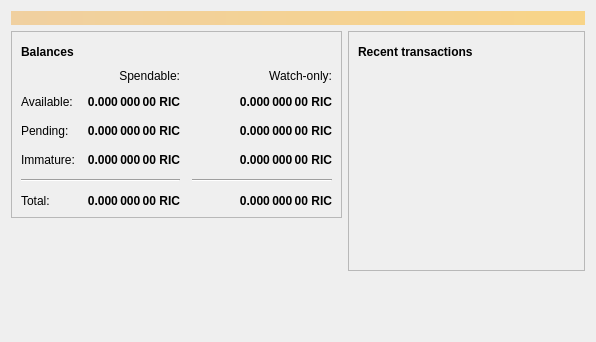
<?xml version="1.0" encoding="UTF-8"?>
<ui version="4.0">
 <class>OverviewPage</class>
 <widget class="QWidget" name="OverviewPage">
  <property name="geometry">
   <rect>
    <x>0</x>
    <y>0</y>
    <width>596</width>
    <height>342</height>
   </rect>
  </property>
  <property name="windowTitle">
   <string>Form</string>
  </property>
  <layout class="QVBoxLayout" name="topLayout">
   <item>
    <widget class="QLabel" name="labelAlerts">
     <property name="visible">
      <bool>false</bool>
     </property>
     <property name="styleSheet">
      <string notr="true">QLabel { background-color: qlineargradient(x1: 0, y1: 0, x2: 1, y2: 0, stop:0 #F0D0A0, stop:1 #F8D488); color:#000000; }</string>
     </property>
     <property name="wordWrap">
      <bool>true</bool>
     </property>
     <property name="margin">
      <number>3</number>
     </property>
     <property name="textInteractionFlags">
      <set>Qt::TextSelectableByMouse</set>
     </property>
    </widget>
   </item>
   <item>
    <layout class="QHBoxLayout" name="horizontalLayout" stretch="1,1">
     <item>
      <layout class="QVBoxLayout" name="verticalLayout_2">
       <item>
        <widget class="QFrame" name="frame">
         <property name="frameShape">
          <enum>QFrame::StyledPanel</enum>
         </property>
         <property name="frameShadow">
          <enum>QFrame::Raised</enum>
         </property>
         <layout class="QVBoxLayout" name="verticalLayout_4">
          <item>
           <layout class="QHBoxLayout" name="horizontalLayout_4">
            <item>
             <widget class="QLabel" name="label_5">
              <property name="font">
               <font>
                <weight>75</weight>
                <bold>true</bold>
               </font>
              </property>
              <property name="text">
               <string>Balances</string>
              </property>
             </widget>
            </item>
            <item>
             <widget class="QPushButton" name="labelWalletStatus">
              <property name="enabled">
               <bool>true</bool>
              </property>
              <property name="maximumSize">
               <size>
                <width>30</width>
                <height>16777215</height>
               </size>
              </property>
              <property name="toolTip">
               <string>The displayed information may be out of date. Your wallet automatically synchronizes with the Riecoin network after a connection is established, but this process has not completed yet.</string>
              </property>
              <property name="text">
               <string/>
              </property>
              <property name="icon">
               <iconset resource="../bitcoin.qrc">
                <normaloff>:/icons/warning</normaloff>
                <disabledoff>:/icons/warning</disabledoff>:/icons/warning</iconset>
              </property>
              <property name="iconSize">
               <size>
                <width>24</width>
                <height>24</height>
               </size>
              </property>
              <property name="flat">
               <bool>true</bool>
              </property>
             </widget>
            </item>
            <item>
             <spacer name="horizontalSpacer_3">
              <property name="orientation">
               <enum>Qt::Horizontal</enum>
              </property>
              <property name="sizeHint" stdset="0">
               <size>
                <width>40</width>
                <height>20</height>
               </size>
              </property>
             </spacer>
            </item>
           </layout>
          </item>
          <item>
           <layout class="QGridLayout" name="gridLayout">
            <property name="spacing">
             <number>12</number>
            </property>
            <item row="2" column="2">
             <widget class="QLabel" name="labelWatchPending">
              <property name="font">
               <font>
                <weight>75</weight>
                <bold>true</bold>
               </font>
              </property>
              <property name="cursor">
               <cursorShape>IBeamCursor</cursorShape>
              </property>
              <property name="toolTip">
               <string>Unconfirmed transactions to watch-only addresses</string>
              </property>
              <property name="text">
               <string notr="true">0.000 000 00 RIC</string>
              </property>
              <property name="alignment">
               <set>Qt::AlignRight|Qt::AlignTrailing|Qt::AlignVCenter</set>
              </property>
              <property name="textInteractionFlags">
               <set>Qt::LinksAccessibleByMouse|Qt::TextSelectableByKeyboard|Qt::TextSelectableByMouse</set>
              </property>
             </widget>
            </item>
            <item row="2" column="1">
             <widget class="QLabel" name="labelUnconfirmed">
              <property name="font">
               <font>
                <weight>75</weight>
                <bold>true</bold>
               </font>
              </property>
              <property name="cursor">
               <cursorShape>IBeamCursor</cursorShape>
              </property>
              <property name="toolTip">
               <string>Total of transactions that have yet to be confirmed, and do not yet count toward the spendable balance</string>
              </property>
              <property name="text">
               <string notr="true">0.000 000 00 RIC</string>
              </property>
              <property name="alignment">
               <set>Qt::AlignRight|Qt::AlignTrailing|Qt::AlignVCenter</set>
              </property>
              <property name="textInteractionFlags">
               <set>Qt::LinksAccessibleByMouse|Qt::TextSelectableByKeyboard|Qt::TextSelectableByMouse</set>
              </property>
             </widget>
            </item>
            <item row="3" column="2">
             <widget class="QLabel" name="labelWatchImmature">
              <property name="font">
               <font>
                <weight>75</weight>
                <bold>true</bold>
               </font>
              </property>
              <property name="cursor">
               <cursorShape>IBeamCursor</cursorShape>
              </property>
              <property name="toolTip">
               <string>Mined balance in watch-only addresses that has not yet matured</string>
              </property>
              <property name="text">
               <string notr="true">0.000 000 00 RIC</string>
              </property>
              <property name="alignment">
               <set>Qt::AlignRight|Qt::AlignTrailing|Qt::AlignVCenter</set>
              </property>
              <property name="textInteractionFlags">
               <set>Qt::LinksAccessibleByMouse|Qt::TextSelectableByKeyboard|Qt::TextSelectableByMouse</set>
              </property>
             </widget>
            </item>
            <item row="4" column="0" colspan="2">
             <widget class="Line" name="line">
              <property name="orientation">
               <enum>Qt::Horizontal</enum>
              </property>
             </widget>
            </item>
            <item row="4" column="2">
             <widget class="Line" name="lineWatchBalance">
              <property name="sizePolicy">
               <sizepolicy hsizetype="Preferred" vsizetype="Fixed">
                <horstretch>0</horstretch>
                <verstretch>0</verstretch>
               </sizepolicy>
              </property>
              <property name="minimumSize">
               <size>
                <width>140</width>
                <height>0</height>
               </size>
              </property>
              <property name="orientation">
               <enum>Qt::Horizontal</enum>
              </property>
             </widget>
            </item>
            <item row="5" column="0">
             <widget class="QLabel" name="labelTotalText">
              <property name="text">
               <string>Total:</string>
              </property>
             </widget>
            </item>
            <item row="3" column="1">
             <widget class="QLabel" name="labelImmature">
              <property name="font">
               <font>
                <weight>75</weight>
                <bold>true</bold>
               </font>
              </property>
              <property name="cursor">
               <cursorShape>IBeamCursor</cursorShape>
              </property>
              <property name="toolTip">
               <string>Mined balance that has not yet matured</string>
              </property>
              <property name="text">
               <string notr="true">0.000 000 00 RIC</string>
              </property>
              <property name="alignment">
               <set>Qt::AlignRight|Qt::AlignTrailing|Qt::AlignVCenter</set>
              </property>
              <property name="textInteractionFlags">
               <set>Qt::LinksAccessibleByMouse|Qt::TextSelectableByKeyboard|Qt::TextSelectableByMouse</set>
              </property>
             </widget>
            </item>
            <item row="2" column="3">
             <spacer name="horizontalSpacer_2">
              <property name="orientation">
               <enum>Qt::Horizontal</enum>
              </property>
              <property name="sizeHint" stdset="0">
               <size>
                <width>40</width>
                <height>20</height>
               </size>
              </property>
             </spacer>
            </item>
            <item row="3" column="0">
             <widget class="QLabel" name="labelImmatureText">
              <property name="text">
               <string>Immature:</string>
              </property>
             </widget>
            </item>
            <item row="5" column="1">
             <widget class="QLabel" name="labelTotal">
              <property name="font">
               <font>
                <weight>75</weight>
                <bold>true</bold>
               </font>
              </property>
              <property name="cursor">
               <cursorShape>IBeamCursor</cursorShape>
              </property>
              <property name="toolTip">
               <string>Your current total balance</string>
              </property>
              <property name="text">
               <string notr="true">0.000 000 00 RIC</string>
              </property>
              <property name="alignment">
               <set>Qt::AlignRight|Qt::AlignTrailing|Qt::AlignVCenter</set>
              </property>
              <property name="textInteractionFlags">
               <set>Qt::LinksAccessibleByMouse|Qt::TextSelectableByKeyboard|Qt::TextSelectableByMouse</set>
              </property>
             </widget>
            </item>
            <item row="5" column="2">
             <widget class="QLabel" name="labelWatchTotal">
              <property name="font">
               <font>
                <weight>75</weight>
                <bold>true</bold>
               </font>
              </property>
              <property name="cursor">
               <cursorShape>IBeamCursor</cursorShape>
              </property>
              <property name="toolTip">
               <string>Current total balance in watch-only addresses</string>
              </property>
              <property name="text">
               <string notr="true">0.000 000 00 RIC</string>
              </property>
              <property name="alignment">
               <set>Qt::AlignRight|Qt::AlignTrailing|Qt::AlignVCenter</set>
              </property>
              <property name="textInteractionFlags">
               <set>Qt::LinksAccessibleByMouse|Qt::TextSelectableByKeyboard|Qt::TextSelectableByMouse</set>
              </property>
             </widget>
            </item>
            <item row="0" column="2">
             <widget class="QLabel" name="labelWatchonly">
              <property name="text">
               <string>Watch-only:</string>
              </property>
              <property name="alignment">
               <set>Qt::AlignRight|Qt::AlignTrailing|Qt::AlignVCenter</set>
              </property>
             </widget>
            </item>
            <item row="1" column="0">
             <widget class="QLabel" name="labelBalanceText">
              <property name="text">
               <string>Available:</string>
              </property>
             </widget>
            </item>
            <item row="1" column="1">
             <widget class="QLabel" name="labelBalance">
              <property name="font">
               <font>
                <weight>75</weight>
                <bold>true</bold>
               </font>
              </property>
              <property name="cursor">
               <cursorShape>IBeamCursor</cursorShape>
              </property>
              <property name="toolTip">
               <string>Your current spendable balance</string>
              </property>
              <property name="text">
               <string notr="true">0.000 000 00 RIC</string>
              </property>
              <property name="alignment">
               <set>Qt::AlignRight|Qt::AlignTrailing|Qt::AlignVCenter</set>
              </property>
              <property name="textInteractionFlags">
               <set>Qt::LinksAccessibleByMouse|Qt::TextSelectableByKeyboard|Qt::TextSelectableByMouse</set>
              </property>
             </widget>
            </item>
            <item row="1" column="2">
             <widget class="QLabel" name="labelWatchAvailable">
              <property name="font">
               <font>
                <weight>75</weight>
                <bold>true</bold>
               </font>
              </property>
              <property name="cursor">
               <cursorShape>IBeamCursor</cursorShape>
              </property>
              <property name="toolTip">
               <string>Your current balance in watch-only addresses</string>
              </property>
              <property name="text">
               <string notr="true">0.000 000 00 RIC</string>
              </property>
              <property name="alignment">
               <set>Qt::AlignRight|Qt::AlignTrailing|Qt::AlignVCenter</set>
              </property>
              <property name="textInteractionFlags">
               <set>Qt::LinksAccessibleByMouse|Qt::TextSelectableByKeyboard|Qt::TextSelectableByMouse</set>
              </property>
             </widget>
            </item>
            <item row="2" column="0">
             <widget class="QLabel" name="labelPendingText">
              <property name="text">
               <string>Pending:</string>
              </property>
             </widget>
            </item>
            <item row="0" column="1">
             <widget class="QLabel" name="labelSpendable">
              <property name="text">
               <string>Spendable:</string>
              </property>
              <property name="alignment">
               <set>Qt::AlignRight|Qt::AlignTrailing|Qt::AlignVCenter</set>
              </property>
             </widget>
            </item>
           </layout>
          </item>
         </layout>
        </widget>
       </item>
       <item>
        <spacer name="verticalSpacer">
         <property name="orientation">
          <enum>Qt::Vertical</enum>
         </property>
         <property name="sizeHint" stdset="0">
          <size>
           <width>20</width>
           <height>40</height>
          </size>
         </property>
        </spacer>
       </item>
      </layout>
     </item>
     <item>
      <layout class="QVBoxLayout" name="verticalLayout_3">
       <item>
        <widget class="QFrame" name="frame_2">
         <property name="frameShape">
          <enum>QFrame::StyledPanel</enum>
         </property>
         <property name="frameShadow">
          <enum>QFrame::Raised</enum>
         </property>
         <layout class="QVBoxLayout" name="verticalLayout">
          <item>
           <layout class="QHBoxLayout" name="horizontalLayout_2">
            <item>
             <widget class="QLabel" name="label_4">
              <property name="font">
               <font>
                <weight>75</weight>
                <bold>true</bold>
               </font>
              </property>
              <property name="text">
               <string>Recent transactions</string>
              </property>
             </widget>
            </item>
            <item>
             <widget class="QPushButton" name="labelTransactionsStatus">
              <property name="enabled">
               <bool>true</bool>
              </property>
              <property name="maximumSize">
               <size>
                <width>30</width>
                <height>16777215</height>
               </size>
              </property>
              <property name="toolTip">
               <string>The displayed information may be out of date. Your wallet automatically synchronizes with the Riecoin network after a connection is established, but this process has not completed yet.</string>
              </property>
              <property name="text">
               <string/>
              </property>
              <property name="icon">
               <iconset resource="../bitcoin.qrc">
                <normaloff>:/icons/warning</normaloff>
                <disabledoff>:/icons/warning</disabledoff>:/icons/warning</iconset>
              </property>
              <property name="iconSize">
               <size>
                <width>24</width>
                <height>24</height>
               </size>
              </property>
              <property name="flat">
               <bool>true</bool>
              </property>
             </widget>
            </item>
            <item>
             <spacer name="horizontalSpacer">
              <property name="orientation">
               <enum>Qt::Horizontal</enum>
              </property>
              <property name="sizeHint" stdset="0">
               <size>
                <width>40</width>
                <height>20</height>
               </size>
              </property>
             </spacer>
            </item>
           </layout>
          </item>
          <item>
           <widget class="QListView" name="listTransactions">
            <property name="styleSheet">
             <string notr="true">QListView { background: transparent; }</string>
            </property>
            <property name="frameShape">
             <enum>QFrame::NoFrame</enum>
            </property>
            <property name="verticalScrollBarPolicy">
             <enum>Qt::ScrollBarAlwaysOff</enum>
            </property>
            <property name="horizontalScrollBarPolicy">
             <enum>Qt::ScrollBarAlwaysOff</enum>
            </property>
            <property name="selectionMode">
             <enum>QAbstractItemView::NoSelection</enum>
            </property>
           </widget>
          </item>
         </layout>
        </widget>
       </item>
       <item>
        <spacer name="verticalSpacer_2">
         <property name="orientation">
          <enum>Qt::Vertical</enum>
         </property>
         <property name="sizeHint" stdset="0">
          <size>
           <width>20</width>
           <height>40</height>
          </size>
         </property>
        </spacer>
       </item>
      </layout>
     </item>
    </layout>
   </item>
  </layout>
 </widget>
 <resources/>
 <connections/>
</ui>
